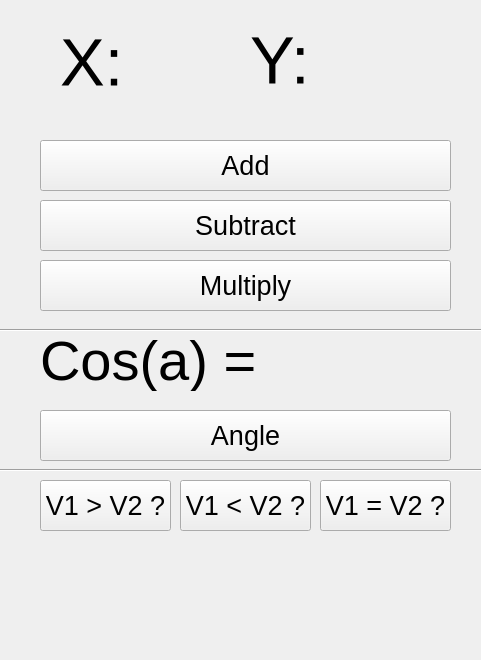
<?xml version="1.0" encoding="UTF-8"?>
<ui version="4.0">
 <class>MainWindow</class>
 <widget class="QMainWindow" name="MainWindow">
  <property name="geometry">
   <rect>
    <x>0</x>
    <y>0</y>
    <width>481</width>
    <height>660</height>
   </rect>
  </property>
  <property name="windowTitle">
   <string>MainWindow</string>
  </property>
  <widget class="QWidget" name="centralwidget">
   <widget class="QLabel" name="label">
    <property name="geometry">
     <rect>
      <x>60</x>
      <y>32</y>
      <width>61</width>
      <height>61</height>
     </rect>
    </property>
    <property name="font">
     <font>
      <pointsize>50</pointsize>
     </font>
    </property>
    <property name="text">
     <string>X:</string>
    </property>
   </widget>
   <widget class="QLabel" name="label_2">
    <property name="geometry">
     <rect>
      <x>250</x>
      <y>30</y>
      <width>61</width>
      <height>61</height>
     </rect>
    </property>
    <property name="font">
     <font>
      <pointsize>50</pointsize>
     </font>
    </property>
    <property name="text">
     <string>Y:</string>
    </property>
   </widget>
   <widget class="QLabel" name="y_cord">
    <property name="geometry">
     <rect>
      <x>340</x>
      <y>30</y>
      <width>121</width>
      <height>61</height>
     </rect>
    </property>
    <property name="font">
     <font>
      <pointsize>50</pointsize>
     </font>
    </property>
    <property name="text">
     <string/>
    </property>
   </widget>
   <widget class="QLabel" name="x_cord">
    <property name="geometry">
     <rect>
      <x>120</x>
      <y>30</y>
      <width>121</width>
      <height>61</height>
     </rect>
    </property>
    <property name="font">
     <font>
      <pointsize>50</pointsize>
     </font>
    </property>
    <property name="text">
     <string/>
    </property>
   </widget>
   <widget class="QPushButton" name="pushButton">
    <property name="geometry">
     <rect>
      <x>40</x>
      <y>140</y>
      <width>411</width>
      <height>51</height>
     </rect>
    </property>
    <property name="font">
     <font>
      <pointsize>20</pointsize>
     </font>
    </property>
    <property name="text">
     <string>Add</string>
    </property>
   </widget>
   <widget class="QPushButton" name="pushButton_2">
    <property name="geometry">
     <rect>
      <x>40</x>
      <y>200</y>
      <width>411</width>
      <height>51</height>
     </rect>
    </property>
    <property name="font">
     <font>
      <pointsize>20</pointsize>
     </font>
    </property>
    <property name="text">
     <string>Subtract</string>
    </property>
   </widget>
   <widget class="QPushButton" name="pushButton_3">
    <property name="geometry">
     <rect>
      <x>40</x>
      <y>260</y>
      <width>411</width>
      <height>51</height>
     </rect>
    </property>
    <property name="font">
     <font>
      <pointsize>20</pointsize>
     </font>
    </property>
    <property name="text">
     <string>Multiply</string>
    </property>
   </widget>
   <widget class="QLabel" name="label_5">
    <property name="geometry">
     <rect>
      <x>40</x>
      <y>330</y>
      <width>221</width>
      <height>61</height>
     </rect>
    </property>
    <property name="font">
     <font>
      <pointsize>42</pointsize>
     </font>
    </property>
    <property name="text">
     <string>Cos(a) = </string>
    </property>
   </widget>
   <widget class="QLabel" name="cos">
    <property name="geometry">
     <rect>
      <x>280</x>
      <y>330</y>
      <width>171</width>
      <height>61</height>
     </rect>
    </property>
    <property name="font">
     <font>
      <pointsize>50</pointsize>
     </font>
    </property>
    <property name="text">
     <string/>
    </property>
   </widget>
   <widget class="QPushButton" name="pushButton_4">
    <property name="geometry">
     <rect>
      <x>40</x>
      <y>410</y>
      <width>411</width>
      <height>51</height>
     </rect>
    </property>
    <property name="font">
     <font>
      <pointsize>20</pointsize>
     </font>
    </property>
    <property name="text">
     <string>Angle</string>
    </property>
   </widget>
   <widget class="QPushButton" name="pushButton_5">
    <property name="geometry">
     <rect>
      <x>40</x>
      <y>480</y>
      <width>131</width>
      <height>51</height>
     </rect>
    </property>
    <property name="font">
     <font>
      <pointsize>20</pointsize>
     </font>
    </property>
    <property name="text">
     <string>V1 &gt; V2 ?</string>
    </property>
   </widget>
   <widget class="QPushButton" name="pushButton_6">
    <property name="geometry">
     <rect>
      <x>180</x>
      <y>480</y>
      <width>131</width>
      <height>51</height>
     </rect>
    </property>
    <property name="font">
     <font>
      <pointsize>20</pointsize>
     </font>
    </property>
    <property name="text">
     <string>V1 &lt; V2 ?</string>
    </property>
   </widget>
   <widget class="QLabel" name="por">
    <property name="geometry">
     <rect>
      <x>170</x>
      <y>560</y>
      <width>141</width>
      <height>61</height>
     </rect>
    </property>
    <property name="font">
     <font>
      <pointsize>50</pointsize>
     </font>
    </property>
    <property name="text">
     <string/>
    </property>
   </widget>
   <widget class="Line" name="line">
    <property name="geometry">
     <rect>
      <x>-23</x>
      <y>320</y>
      <width>541</width>
      <height>20</height>
     </rect>
    </property>
    <property name="orientation">
     <enum>Qt::Horizontal</enum>
    </property>
   </widget>
   <widget class="Line" name="line_2">
    <property name="geometry">
     <rect>
      <x>-30</x>
      <y>460</y>
      <width>541</width>
      <height>20</height>
     </rect>
    </property>
    <property name="orientation">
     <enum>Qt::Horizontal</enum>
    </property>
   </widget>
   <widget class="QPushButton" name="pushButton_7">
    <property name="geometry">
     <rect>
      <x>320</x>
      <y>480</y>
      <width>131</width>
      <height>51</height>
     </rect>
    </property>
    <property name="font">
     <font>
      <pointsize>20</pointsize>
     </font>
    </property>
    <property name="text">
     <string>V1 = V2 ?</string>
    </property>
   </widget>
  </widget>
 </widget>
 <resources/>
 <connections/>
</ui>
